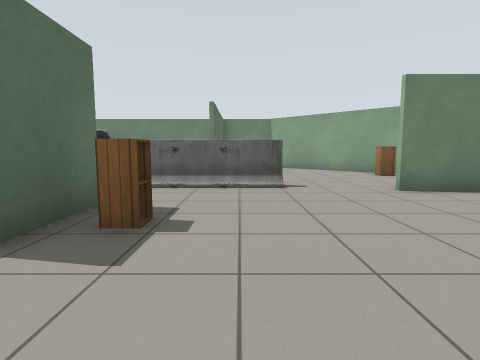
View 1 (above)

15 first-person views from a walk through a robot-simulator world made for Gazebo. The camera is 0.9 m above the floor, tilts 6° down and sees 80° across. The lines on the ground mark 1 m squares. The floor is counted in squares, 1 m on a side. Each view is taken from the middle of a square. On the plan, view 1 faces up. The plan holds only what a view shows up to about 11 squares ahead; the rest is blank. The robots in the file are not drawn. Gazebo's built-in surfaces are drawn with simple patterns. Some surface patterns are stand-ins.

View 2
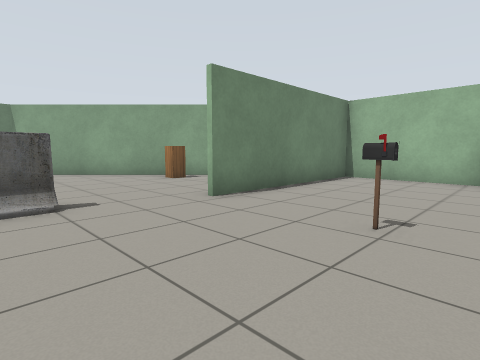

View 3
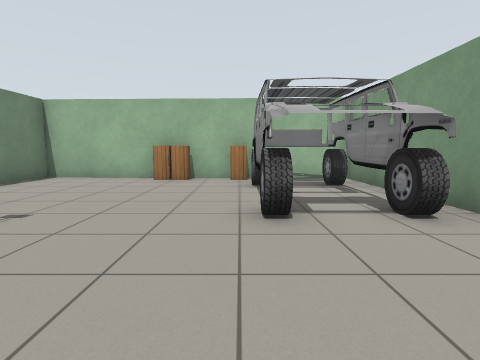

View 4
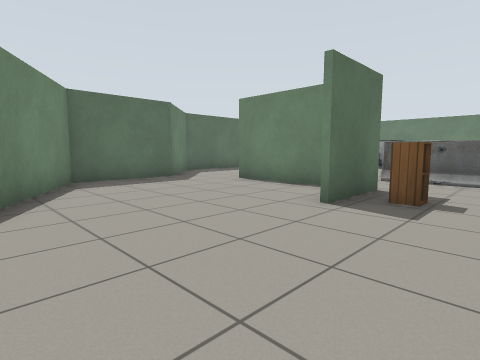

View 5
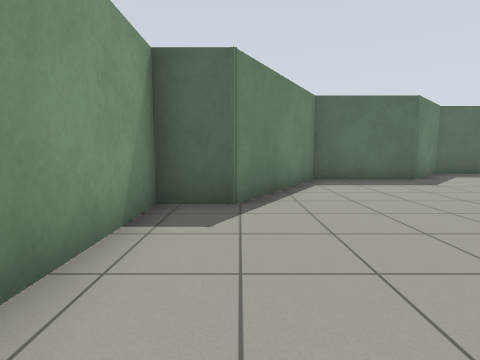

View 6
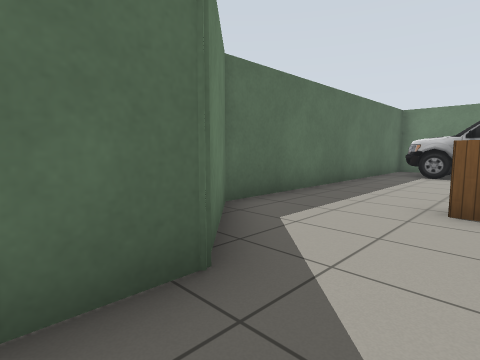

View 7
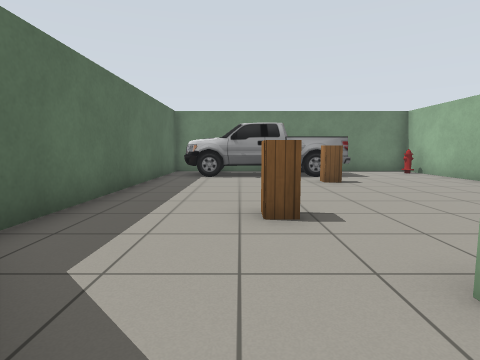

View 8
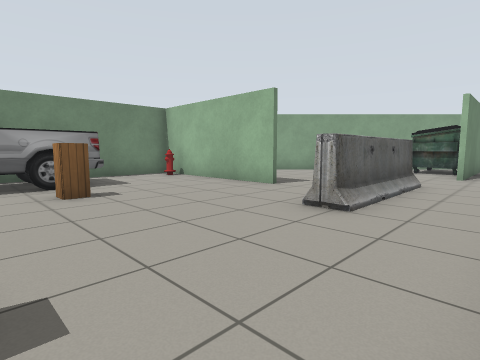

View 9
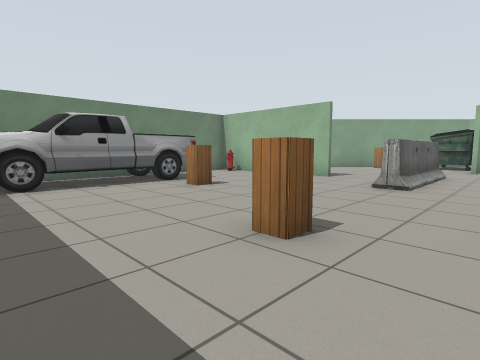

View 10
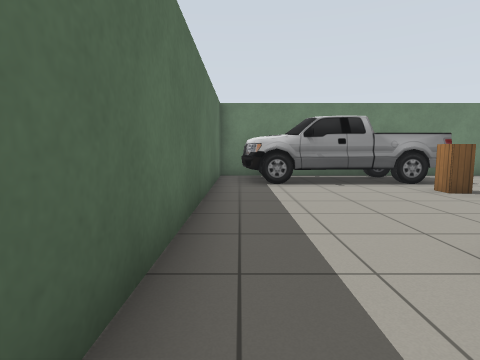

View 11
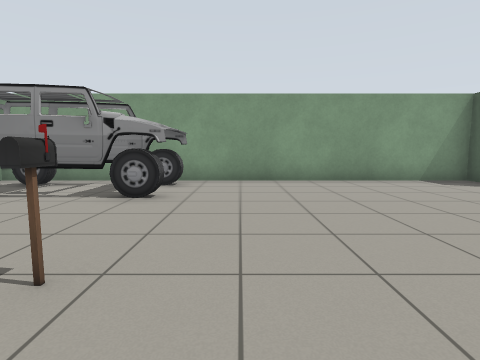

View 12
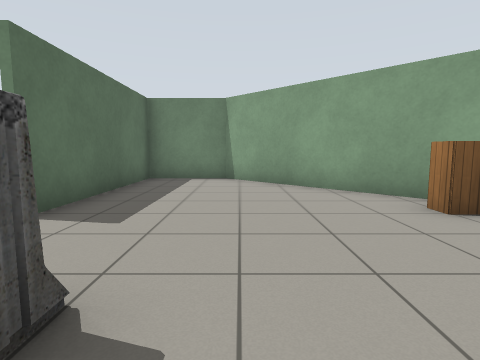

View 13
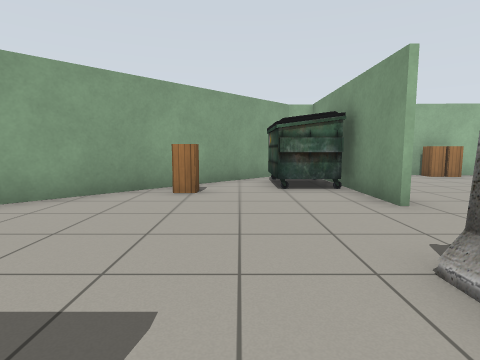

View 14
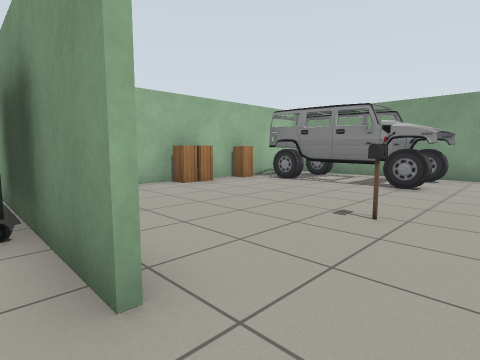

View 15
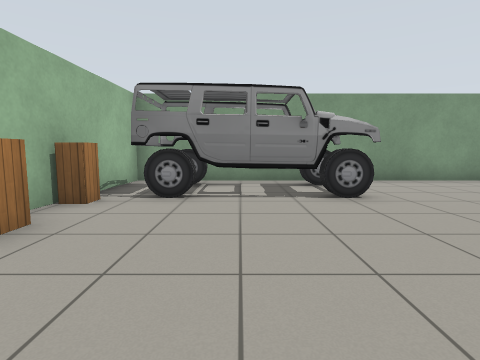

### Floor plan
Points are (right, up) in squares from view 1. A wall is a line through its corners. A room is listed if a view was taken in it or the views show most of it. See-through windows are left out.
Room 1 (views 1, 2, 3, 4, 5, 6, 7, 8, 9, 10, 11, 12, 13, 14, 15)
walls: (-2.3, 4.8) (-2.3, 2.4); (-3.6, 4.5) (-6.6, 4.5); (-1, 9.6) (-1, 15.1) (-10.7, 15.1) (-10.7, 5.3) (-8.7, 3.3) (-8.7, 0.2) (-4.7, -2.1) (-4.7, -3.4) (9, -3.4) (9.3, 6.3) (8.4, 6.3); (3.5, 6.4) (6.8, 6.4); (6.8, 6.3) (3.5, 6.3); (8.8, 7.8) (1.6, 15.1) (-0.9, 15.1) (-0.9, 9.6)
objects: pickup truck (-10, 13) to (-5, 14); cabinet (-7, 7); cabinet (-5, 11); barrier (-3, 7) to (1, 7); cabinet (-1, 3); fire hydrant (-1, 14); car (3, -2) to (8, 0); postbox (3, 3); cabinet (5, 10); dumpster (6, 7) to (8, 8); cabinet (9, 0); cabinet (9, 2)

Positions as (right, up) in squares from view 1, and headings:
1: (0, 0), facing up
2: (0, 2), facing up-right
3: (0, 0), facing right
4: (0, -2), facing up-left
5: (0, -2), facing left
6: (-7, 2), facing up-left
7: (-8, 3), facing up
8: (-7, 5), facing up-right
9: (-10, 5), facing up-right
10: (-10, 5), facing up
11: (2, 5), facing down
12: (2, 6), facing up
13: (-1, 9), facing right
14: (2, 7), facing down-right
15: (6, 5), facing down
